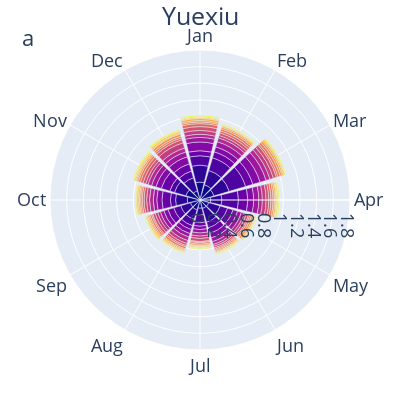

Here is the notebook cell this chart was saved with:
### Markdown cell above
## for each station

### Code cell
indices = [i for i in 'abcdefghijklmnopqrstuvwxyz']
indices.append('aa')
indices.append('bb')

aqi_stns = pd.read_csv('ACID_RAIN_DATA/acid_rain_station.csv',header=0,index_col=0)
aqi_stns = aqi_stns[aqi_stns.index!='Xiangzhou'] # acid rain data in Xiangzhou station is not available
stn_index = {stn:index for (stn,index) in zip(aqi_stns.index,indices)}
month_dict = {index: month for index, month in enumerate(calendar.month_abbr) if month}
range_max_dict = {'SO2_daily_max':1.8,'SO2_month_mean':0.8,'NO2_daily_max':2.5,'NO2_month_mean':1.2,'PM10_daily_max':4,'PM10_month_mean':1.6}

for v in ['SO2_daily_max','SO2_month_mean','NO2_daily_max','NO2_month_mean','PM10_daily_max','PM10_month_mean']:
    v_df = pd.read_csv('ACID_RAIN_DATA/' + v + '_interp.csv',index_col=0,header=0)
    v_df.index = pd.to_datetime(v_df.index)
    v_df['month'] = [month_dict[m] for m in v_df.index.month]
    v_df['year'] = v_df.index.year
    for stn in aqi_stns.index:
        fig = px.bar_polar(v_df, r=stn, theta="month",
                        color="year", width=400,height=400, range_r=[0,range_max_dict[v]],
                        color_discrete_sequence= px.colors.sequential.Plasma_r)
        fig.update(layout_coloraxis_showscale=False)
        fig.update_layout(showlegend=False)
        fig.update_layout(
            {
                "plot_bgcolor": "rgba(0, 0, 0, 0)",
                "margin":{"l":50,"r":50,"t":50,"b":50}
            })
        fig.update_layout(
                    font_size=18,
                    title={
                    'text' : stn,
                    'x':0.5,
                    'xanchor': 'center'
                })
        if stn == aqi_stns.index[-1]:
            fig.update_layout(
                annotations=[
                    dict(
                        text=stn_index[stn],
                        showarrow=False,
                        xref="paper",
                        yref="paper",
                        font_size=22,
                        x=0.1,
                        y=1.1)
                ])
        else:
            fig.update_layout(
                annotations=[
                    dict(
                        text=stn_index[stn],
                        showarrow=False,
                        xref="paper",
                        yref="paper",
                        font_size=22,
                        x=-0.1,
                        y=1.1)
                ])
        if v == 'SO2_daily_max' and stn == 'Yuexiu':
            fig.show()
        else:
            pass
        fig.write_image('/Users/zeqinhuang/Documents/paper/acid_rain/Figures/bar_polar_for_' + v + '_concentration/station_'+ stn + '.pdf')

### Figure 1 — Plotly figure (JSON) as saved in the notebook; plotly's stock layout.template omitted (floating-point values rounded to 4 significant figures; data arrays with more than 128 entries replaced by an {"elided": "..."} marker saying what was removed)
{"data": [{"hovertemplate": "Yuexiu=%{r}<br>month=%{theta}<br>year=%{marker.color}<extra></extra>", "legendgroup": "", "marker": {"color": {"elided": "192 int values"}, "coloraxis": "coloraxis", "pattern": {"shape": ""}}, "name": "", "r": {"elided": "192 float values"}, "showlegend": false, "subplot": "polar", "theta": {"elided": "192 str values"}, "type": "barpolar"}], "layout": {"annotations": [{"font": {"size": 22}, "showarrow": false, "text": "a", "x": -0.1, "xref": "paper", "y": 1.1, "yref": "paper"}], "barmode": "relative", "coloraxis": {"colorbar": {"title": {"text": "year"}}, "colorscale": [[0, "#0d0887"], [0.1111, "#46039f"], [0.2222, "#7201a8"], [0.3333, "#9c179e"], [0.4444, "#bd3786"], [0.5556, "#d8576b"], [0.6667, "#ed7953"], [0.7778, "#fb9f3a"], [0.8889, "#fdca26"], [1, "#f0f921"]], "showscale": false}, "font": {"size": 18}, "height": 400, "legend": {"tracegroupgap": 0}, "margin": {"b": 50, "l": 50, "r": 50, "t": 50}, "plot_bgcolor": "rgba(0, 0, 0, 0)", "polar": {"angularaxis": {"direction": "clockwise", "rotation": 90}, "domain": {"x": [0, 1], "y": [0, 1]}, "radialaxis": {"range": [0, 1.8]}}, "showlegend": false, "title": {"text": "Yuexiu", "x": 0.5, "xanchor": "center"}, "width": 400}}
